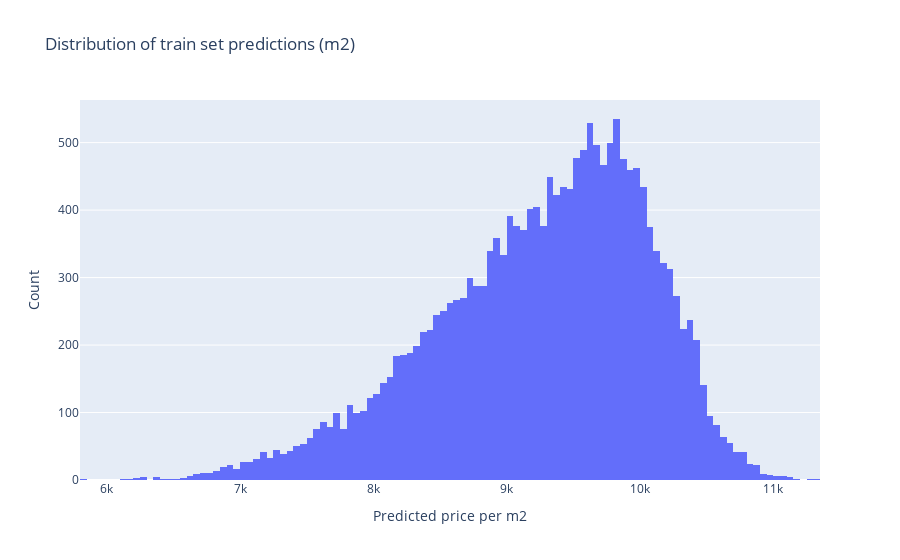
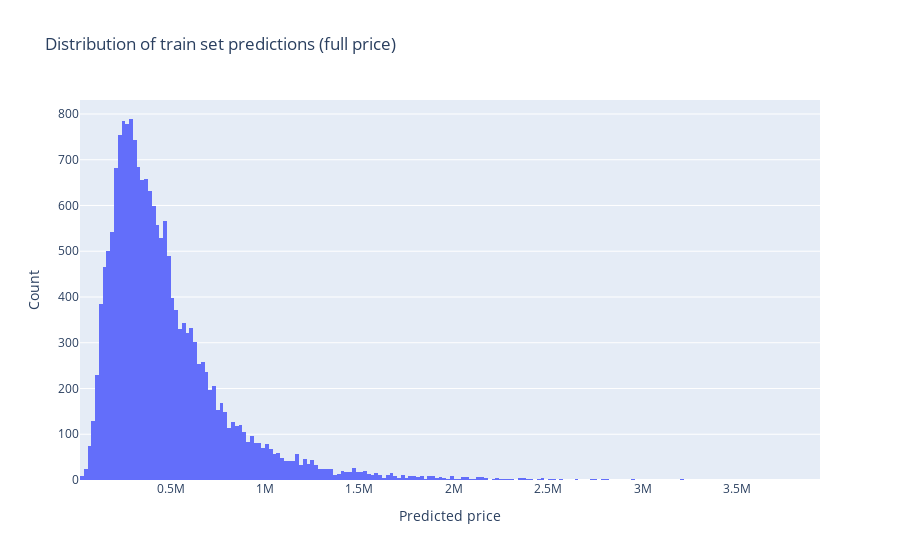

Source (notebook cell) for these figures, in order:
### Code cell
fig = px.histogram(train_predictions_m2, title='Distribution of train set predictions (m2)')
fig.update_layout(xaxis_title='Predicted price per m2', yaxis_title='Count', showlegend=False)
fig.show()

fig = px.histogram(train_predictions_full_price, title='Distribution of train set predictions (full price)')
fig.update_layout(xaxis_title='Predicted price', yaxis_title='Count', showlegend=False)
fig.show()

### Figure 1 — Plotly figure (JSON) as saved in the notebook; plotly's stock layout.template omitted (floating-point values rounded to 4 significant figures; data arrays with more than 128 entries replaced by an {"elided": "..."} marker saying what was removed)
{"data": [{"alignmentgroup": "True", "bingroup": "x", "hovertemplate": "variable=0<br>value=%{x}<br>count=%{y}<extra></extra>", "legendgroup": "0", "marker": {"color": "#636efa", "pattern": {"shape": ""}}, "name": "0", "offsetgroup": "0", "orientation": "v", "showlegend": true, "type": "histogram", "x": {"elided": "18523 float values"}, "xaxis": "x", "yaxis": "y"}], "layout": {"barmode": "relative", "legend": {"title": {"text": "variable"}, "tracegroupgap": 0}, "showlegend": false, "title": {"text": "Distribution of train set predictions (m2)"}, "xaxis": {"anchor": "y", "domain": [0, 1], "title": {"text": "Predicted price per m2"}}, "yaxis": {"anchor": "x", "domain": [0, 1], "title": {"text": "Count"}}}}

### Figure 2 — Plotly figure (JSON) as saved in the notebook; plotly's stock layout.template omitted (floating-point values rounded to 4 significant figures; data arrays with more than 128 entries replaced by an {"elided": "..."} marker saying what was removed)
{"data": [{"alignmentgroup": "True", "bingroup": "x", "hovertemplate": "variable=surface_reelle_bati<br>value=%{x}<br>count=%{y}<extra></extra>", "legendgroup": "surface_reelle_bati", "marker": {"color": "#636efa", "pattern": {"shape": ""}}, "name": "surface_reelle_bati", "offsetgroup": "surface_reelle_bati", "orientation": "v", "showlegend": true, "type": "histogram", "x": {"elided": "18523 float values"}, "xaxis": "x", "yaxis": "y"}], "layout": {"barmode": "relative", "legend": {"title": {"text": "variable"}, "tracegroupgap": 0}, "showlegend": false, "title": {"text": "Distribution of train set predictions (full price)"}, "xaxis": {"anchor": "y", "domain": [0, 1], "title": {"text": "Predicted price"}}, "yaxis": {"anchor": "x", "domain": [0, 1], "title": {"text": "Count"}}}}
